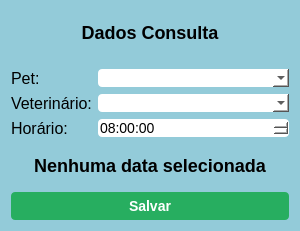
<?xml version="1.0" encoding="UTF-8"?>
<ui version="4.0">
 <class>Form</class>
 <widget class="QWidget" name="Form">
  <property name="geometry">
   <rect>
    <x>0</x>
    <y>0</y>
    <width>300</width>
    <height>231</height>
   </rect>
  </property>
  <property name="windowTitle">
   <string>Null</string>
  </property>
  <property name="styleSheet">
   <string notr="true">background-color: #93cbd9;</string>
  </property>
  <layout class="QVBoxLayout" name="verticalLayout">
   <item>
    <widget class="QLabel" name="label">
     <property name="styleSheet">
      <string notr="true">    font-family: &quot;Arial&quot;, sans-serif;
    font-size: 18px;
    font-weight: bold;</string>
     </property>
     <property name="text">
      <string>Dados Consulta</string>
     </property>
     <property name="alignment">
      <set>Qt::AlignCenter</set>
     </property>
    </widget>
   </item>
   <item>
    <spacer name="horizontalSpacer">
     <property name="orientation">
      <enum>Qt::Horizontal</enum>
     </property>
     <property name="sizeHint" stdset="0">
      <size>
       <width>279</width>
       <height>10</height>
      </size>
     </property>
    </spacer>
   </item>
   <item>
    <layout class="QFormLayout" name="formulario">
     <item row="0" column="0">
      <widget class="QLabel" name="pet_label">
       <property name="styleSheet">
        <string notr="true">    font-family: &quot;Arial&quot;, sans-serif;
    font-size: 16px;</string>
       </property>
       <property name="text">
        <string>Pet:</string>
       </property>
      </widget>
     </item>
     <item row="0" column="1">
      <widget class="QComboBox" name="pet_input">
       <property name="styleSheet">
        <string notr="true">	background-color: white;
    font-family: &quot;Arial&quot;, sans-serif;
    font-size: 14px;
    border-radius: 4px;
    border: none;</string>
       </property>
      </widget>
     </item>
     <item row="1" column="0">
      <widget class="QLabel" name="vet_label">
       <property name="styleSheet">
        <string notr="true">    font-family: &quot;Arial&quot;, sans-serif;
    font-size: 16px;</string>
       </property>
       <property name="text">
        <string>Veterinário:</string>
       </property>
      </widget>
     </item>
     <item row="1" column="1">
      <widget class="QComboBox" name="veterinario_input">
       <property name="styleSheet">
        <string notr="true">	background-color: white;
    font-family: &quot;Arial&quot;, sans-serif;
    font-size: 14px;
    border-radius: 4px;
    border: none;</string>
       </property>
      </widget>
     </item>
     <item row="2" column="0">
      <widget class="QLabel" name="horario_label">
       <property name="styleSheet">
        <string notr="true">    font-family: &quot;Arial&quot;, sans-serif;
    font-size: 16px;</string>
       </property>
       <property name="text">
        <string>Horário:</string>
       </property>
      </widget>
     </item>
     <item row="2" column="1">
      <widget class="QTimeEdit" name="horario_input">
       <property name="styleSheet">
        <string notr="true">	background-color: white;
    font-family: &quot;Arial&quot;, sans-serif;
    font-size: 14px;
    border-radius: 4px;
    border: none;</string>
       </property>
       <property name="maximumTime">
        <time>
         <hour>21</hour>
         <minute>59</minute>
         <second>59</second>
        </time>
       </property>
       <property name="minimumTime">
        <time>
         <hour>8</hour>
         <minute>0</minute>
         <second>0</second>
        </time>
       </property>
       <property name="time">
        <time>
         <hour>8</hour>
         <minute>0</minute>
         <second>0</second>
        </time>
       </property>
      </widget>
     </item>
    </layout>
   </item>
   <item>
    <widget class="QLabel" name="data_label">
     <property name="styleSheet">
      <string notr="true">    font-family: &quot;Arial&quot;, sans-serif;
    font-size: 18px;
	font-weight:bold; </string>
     </property>
     <property name="text">
      <string>Nenhuma data selecionada</string>
     </property>
     <property name="alignment">
      <set>Qt::AlignCenter</set>
     </property>
    </widget>
   </item>
   <item>
    <widget class="QPushButton" name="botao_salvar">
     <property name="styleSheet">
      <string notr="true">background-color: #27ae60; color: white; padding: 6px 12px; border-radius: 4px; 
border: none; font-size: 14px; font-weight: bold;</string>
     </property>
     <property name="text">
      <string>Salvar</string>
     </property>
    </widget>
   </item>
  </layout>
 </widget>
 <resources/>
 <connections/>
</ui>
